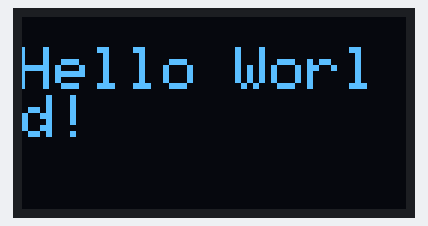
This sketch was run on a simulated Arduino Uno, built with avr-gcc and run on an emulated ATmega328P. Parts: 128×64 one-colour display.

Above: at 0.2 s.
At 4.91 s:
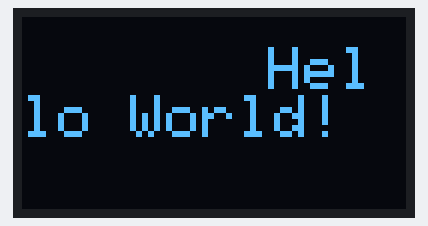
At 9.87 s:
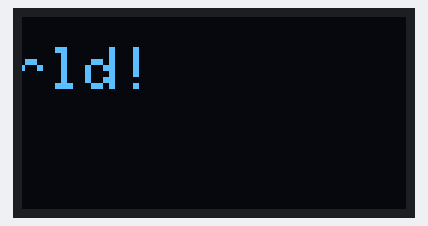
At 19.51 s:
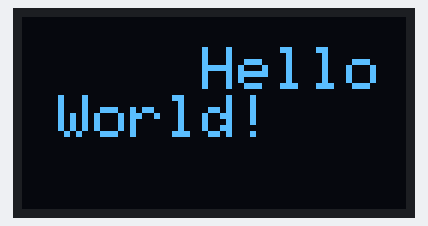
At 29.24 s:
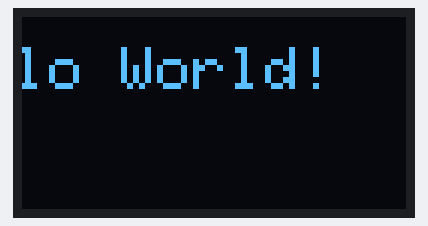
At 38.65 s:
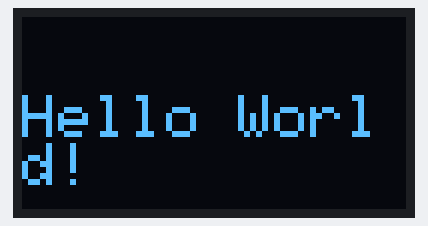

The sketch:

sketch_animationLED.ino
```cpp
#include <Wire.h>
#include <Adafruit_GFX.h>
#include <Adafruit_SSD1306.h>
#define SCREEN_WIDTH 128
#define SCREEN_HEIGHT 64

Adafruit_SSD1306 oled(SCREEN_WIDTH, SCREEN_HEIGHT, &Wire, -1);

int scrollPosition = 0;
const int scrollSpeed = 1;

void setup() {
  Serial.begin(9600);

  if (!oled.begin(SSD1306_SWITCHCAPVCC, 0x3C)) {
    Serial.println(F("SSD1306 allocation failed"));
    while (true)
      ;
  }

  oled.clearDisplay();
  oled.setTextSize(2);
   oled.setTextColor(WHITE);
  // oled.setCursor(0, 0);
  // oled.println("Hello World!");
  // oled.display();
}

void loop() {
  oled.clearDisplay();

  // Update scroll position
  scrollPosition -= scrollSpeed;

  // Reset scroll position if it goes beyond the text length
  if (scrollPosition <= -oled.width()) {
    scrollPosition = SCREEN_WIDTH;
  }

  // // Set the new text position
  oled.setCursor(scrollPosition, 10);

  // Print the text
  oled.print("Hello World!");

  // Display the updated frame
  oled.display();
}
```
